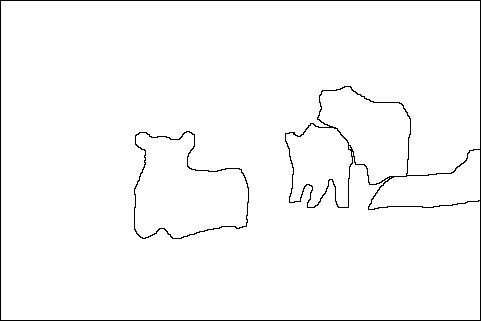
#> input picture exp/exp01/dataset/105053 (1).jpg, 481 x 321 px; its folder holds only this picture in this run
$ python -i exp01_utils.py   (imports and definitions only)
#> lines starting #> are read from the running program, lines starting #| are printed output that depends on the picture
"""
Funções para auxiliar na avaliação do seu método de
cálculo dos limiares para o método e Canny.
"""
import cv2
import matplotlib.pyplot as plt

from ep08 import crie_gabarito, prec_rec
DEBUG = False
VERBOSE = False

##  -----------------------------------------------------------------

# [84 lines left out: functions mostre_resultado, bordas_baseline, avaliacao, not called in this run]

>>> import cv2
>>> picture = cv2.imread('dataset/105053 (1).jpg')
#> picture is the input picture: shape (321, 481, 3); min 0, max 255, mean 249.5
>>> result = bordas_baseline(picture)
#> in bordas_baseline, `blur  = cv2.GaussianBlur(gray, (5, 5), 0)`:
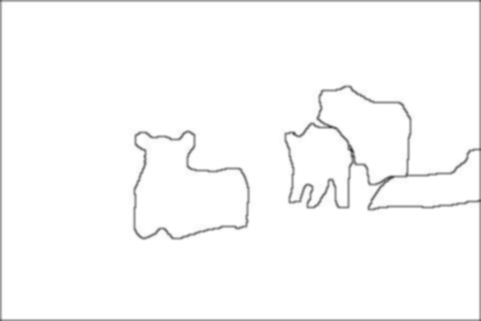
#> blur: shape (321, 481); min 56, max 255, mean 250.3
#> in bordas_baseline, `edge = cv2.Canny(blur, 60, 120)`:
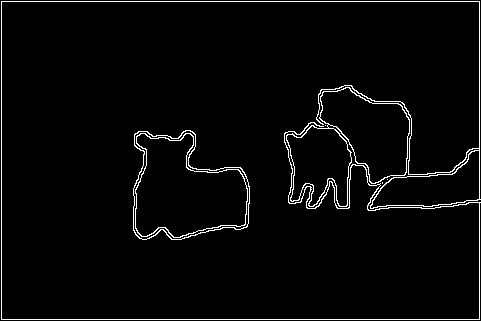
#> edge: shape (321, 481); 2.9% white in thin lines or dots

$ run again, on exp/exp01/dataset/105053 (2).jpg
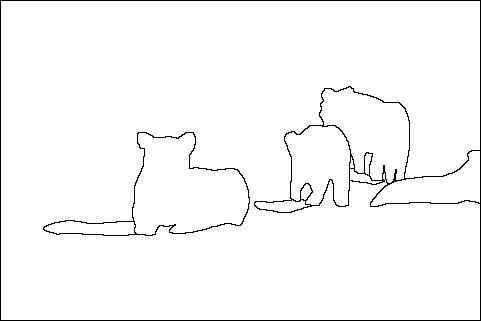
#> input picture exp/exp01/dataset/105053 (2).jpg, 481 x 321 px
#> picture is the input picture: shape (321, 481, 3); min 0, max 255, mean 248.8
#> in bordas_baseline, `blur  = cv2.GaussianBlur(gray, (5, 5), 0)`:
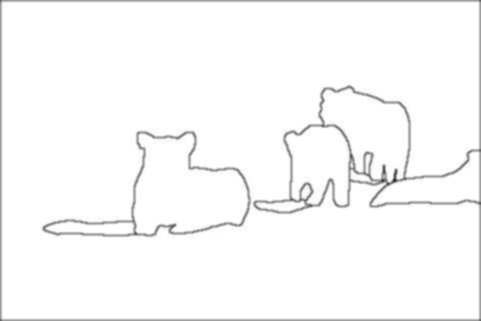
#> blur: shape (321, 481); min 33, max 255, mean 249.6
#> in bordas_baseline, `edge = cv2.Canny(blur, 60, 120)`:
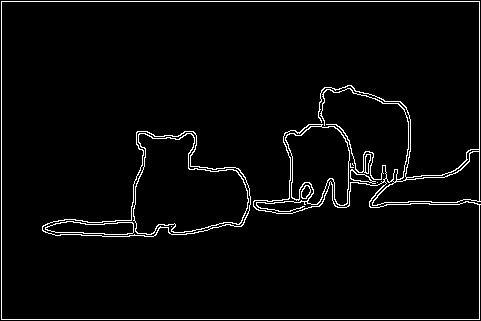
#> edge: shape (321, 481); 3.4% white in thin lines or dots

$ run again, on exp/exp01/dataset/106024 (1).jpg
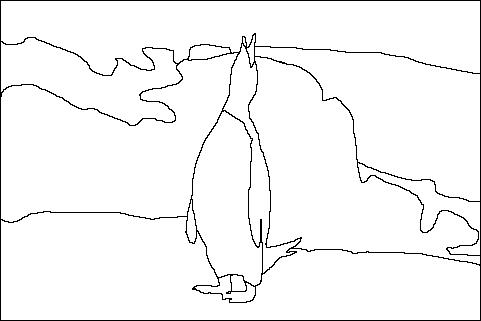
#> input picture exp/exp01/dataset/106024 (1).jpg, 481 x 321 px
#> picture is the input picture: shape (321, 481, 3); min 0, max 255, mean 245.9
#> in bordas_baseline, `blur  = cv2.GaussianBlur(gray, (5, 5), 0)`:
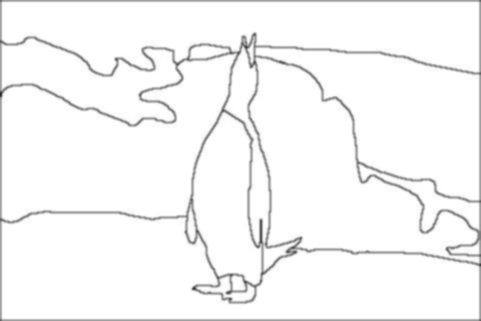
#> blur: shape (321, 481); min 33, max 255, mean 246.7
#> in bordas_baseline, `edge = cv2.Canny(blur, 60, 120)`:
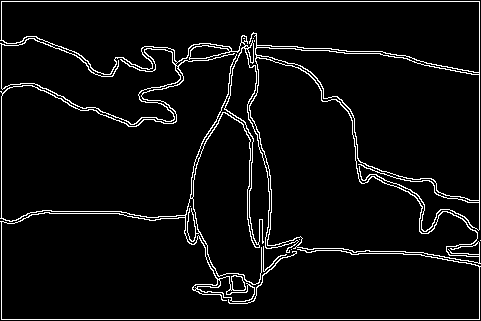
#> edge: shape (321, 481); 5.3% white in thin lines or dots
